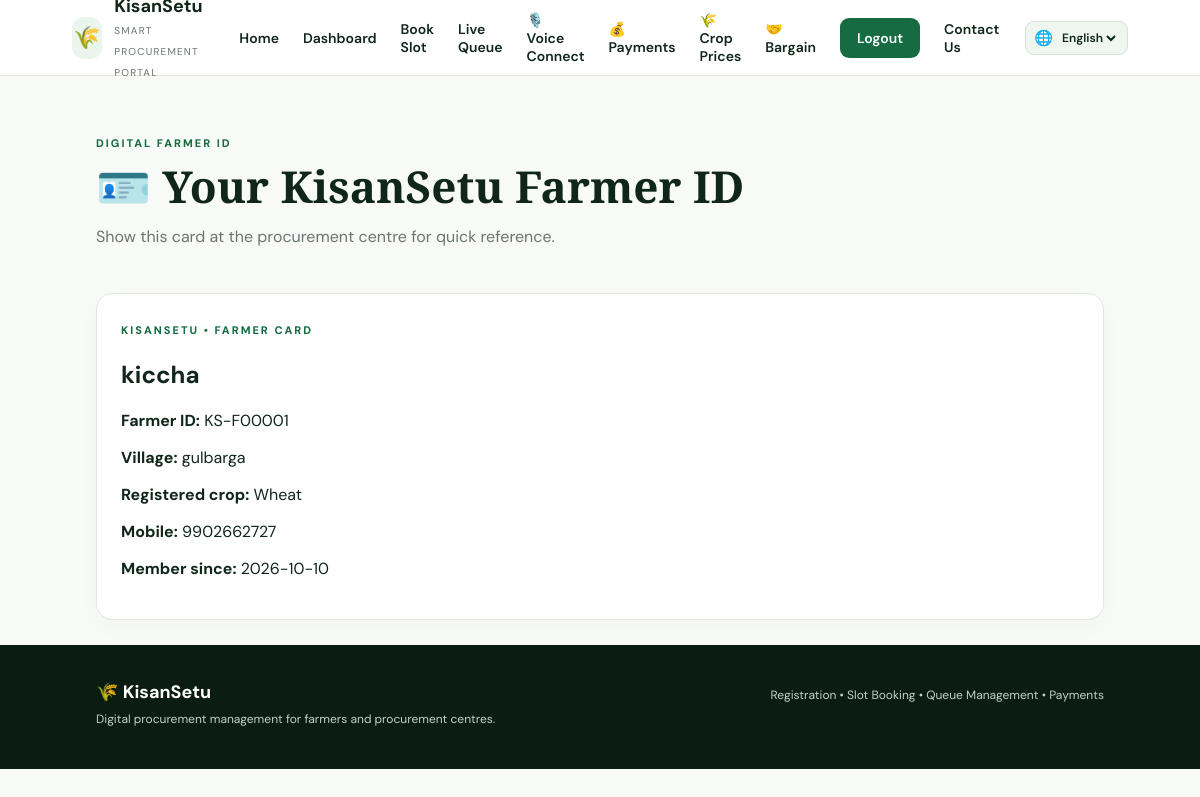
Page /farmer-id (signed in) on the committed database.
### tables this page shows
CREATE TABLE farmers (
        id INTEGER PRIMARY KEY AUTOINCREMENT,
        name TEXT NOT NULL,
        phone TEXT UNIQUE NOT NULL,
        village TEXT NOT NULL,
        crop TEXT NOT NULL,
        password TEXT NOT NULL,
        created_at TEXT NOT NULL
    );

### app.py (the view)
@app.route("/farmer-id")
def farmer_id_card():
    if not farmer_required():
        return redirect(url_for("login"))
    conn = get_db()
    farmer = conn.execute("SELECT id,name,phone,village,crop,created_at FROM farmers WHERE id=?", (session["farmer_id"],)).fetchone()
    conn.close()
    return render_template("farmer_id.html", farmer=farmer)

### app.py (called while the page is built)
def current_language():
    lang = session.get("language") or request.cookies.get("kisansetu_language") or DEFAULT_LANGUAGE
    return lang if lang in SUPPORTED_LANGUAGES else DEFAULT_LANGUAGE

def t(key, **kwargs):
    lang = current_language()
    value = TRANSLATIONS.get(lang, {}).get(key, TRANSLATIONS.get(DEFAULT_LANGUAGE, {}).get(key, key))
    try:
        return value.format(**kwargs)
    except (KeyError, IndexError, ValueError):
        return value

def safe_key(value):
    return str(value).strip().lower().replace(" ", "_").replace("/", "_")

def crop_label(value):
    key = f"crop_{safe_key(value)}"
    return t(key) if key in TRANSLATIONS.get(DEFAULT_LANGUAGE, {}) else value

@app.context_processor
def inject_i18n():
    return {
        "t": t,
        "current_language": current_language(),
        "supported_languages": SUPPORTED_LANGUAGES,
        "translations_for_js": TRANSLATIONS.get(current_language(), TRANSLATIONS[DEFAULT_LANGUAGE]),
        "translations_en_for_js": TRANSLATIONS.get(DEFAULT_LANGUAGE, {}),
        "crop_label": crop_label,
        "status_label": status_label,
        "notification_label": notification_label,
    }

@app.before_request
def restore_language():
    lang = request.args.get("lang")
    if lang in SUPPORTED_LANGUAGES:
        session["language"] = lang

def get_db():
    conn = sqlite3.connect(DB)
    conn.row_factory = sqlite3.Row
    return conn

def farmer_required():
    return "farmer_id" in session

### templates/farmer_id.html
{% extends "base.html" %}{% block title %}Farmer ID | KisanSetu{% endblock %}{% block content %}
<section class="dashboard-head"><div><span class="eyebrow">DIGITAL FARMER ID</span><h1>🪪 Your KisanSetu Farmer ID</h1><p>Show this card at the procurement centre for quick reference.</p></div></section>
<section class="panel farmer-id-card"><div><span class="eyebrow">KISANSETU • FARMER CARD</span><h2>{{ farmer['name'] }}</h2><p><strong>Farmer ID:</strong> KS-F{{ '%05d'|format(farmer['id']) }}</p><p><strong>Village:</strong> {{ farmer['village'] }}</p><p><strong>Registered crop:</strong> {{ crop_label(farmer['crop']) }}</p><p><strong>Mobile:</strong> {{ farmer['phone'] }}</p><p><strong>Member since:</strong> {{ farmer['created_at'][:10] }}</p></div></section>{% endblock %}

### static/css/style.css (style rules this page uses)
:root { --green:#176b43;--green2:#23935b;--dark:#10261b;--cream:#f7f4e9;--gold:#dcae35; --white:#fff;--muted:#6b756f;--line:#e2e7e1;--shadow:0 18px 50px rgba(16,38,27,.09); }
* { box-sizing:border-box }
body { margin:0;background:#f8faf7;color:var(--dark);font-family:"DM Sans",sans-serif }
.eyebrow { font-size:11px;font-weight:800;letter-spacing:2px;color:var(--green);display:inline-block }
.dashboard-head { padding:55px 8% 30px;display:flex;justify-content:space-between;align-items:center;gap:20px }
.dashboard-head h1,.queue-head h1,.booking-intro h1 { font:700 44px/1.1 "Playfair Display",serif;margin:10px 0 }
.dashboard-head p,.queue-head p { color:var(--muted) }
.panel { background:#fff;border:1px solid var(--line);border-radius:16px;padding:24px;margin:0 8% 25px;box-shadow:0 7px 25px rgba(0,0,0,.025) }
.farmer-id-card { display:flex;justify-content:space-between;align-items:center;gap:28px;flex-wrap:wrap }

### rows in the picture
farmers: name "kiccha", id "00001", village "gulbarga", crop "Wheat", phone "9902662727", created_at "2026-10-10"

### other values in the picture
{{ t('smart_procurement') }} "SMART PROCUREMENT PORTAL"
{{ t('home') }} "Home"
{{ t('dashboard') }} "Dashboard"
{{ t('book_slot') }} "Book Slot"
{{ t('live_queue') }} "Live Queue"
{{ t('voice_connect') }} "Voice Connect"
{{ t('payments') }} "Payments"
{{ t('crop_prices') }} "Crop Prices"
{{ t('bargain') }} "Bargain"
{{ t('logout') }} "Logout"
{{ t('contact_us') }} "Contact Us"
{{ t('footer_desc') }} "Digital procurement management for farmers and procurement centres."
{{ t('footer_features') }} "Registration • Slot Booking • Queue Management • Payments"
form field value "English"
